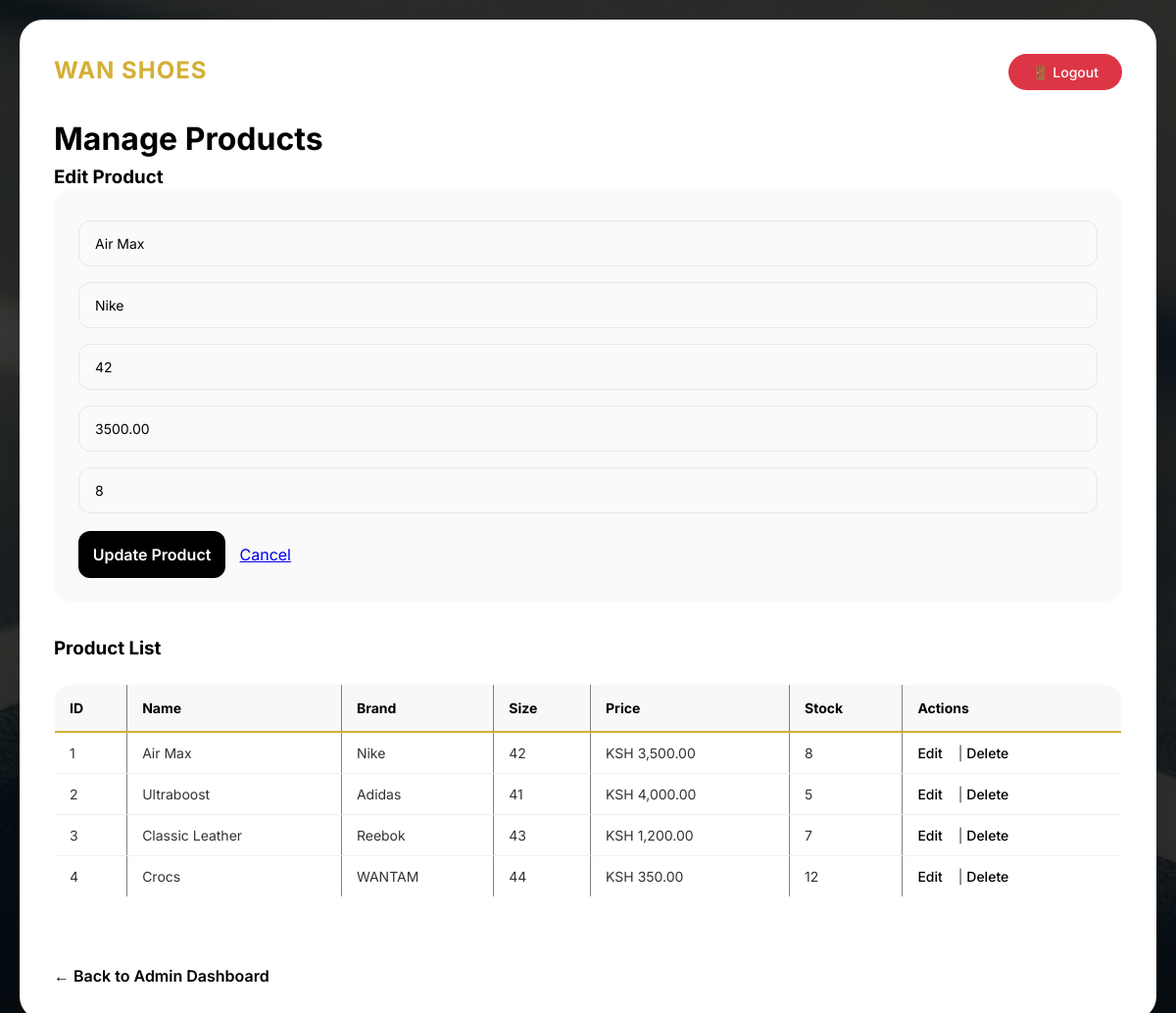
Page /products/products.php?edit=1 (signed in) on the committed database.
### tables this page shows
CREATE TABLE `products` (
  `product_id` int(11) NOT NULL,
  `name` varchar(100) NOT NULL,
  `brand` varchar(50) NOT NULL,
  `size` int(11) NOT NULL,
  `price` decimal(10,2) NOT NULL,
  `stock_quantity` int(11) NOT NULL DEFAULT 0
);

### products/products.php (the view, shortened to what this page needs)
<?php
$conn = mysqli_connect("localhost", "root", "", "wan_shoes_db");
$products = mysqli_query($conn, "SELECT * FROM products");
$edit_product = null;
if(isset($_GET['edit'])) {
    $id = $_GET['edit'];
    $result = mysqli_query($conn, "SELECT * FROM products WHERE product_id=$id");
    $edit_product = mysqli_fetch_assoc($result);
}
?>
<!DOCTYPE html>
<html>
<head>
    <link rel="stylesheet" href="css/style.css">
</head>
<body>
    <div class="dashboard">
        <div style="display: flex; justify-content: space-between; align-items: center; margin-bottom: 30px;">
            <div class="logo">WAN SHOES</div>
            <a href="logout.php" style="background: #dc3545; color: white; padding: 10px 24px; border-radius: 30px; text-decoration: none; font-size: 14px; font-weight: 500;">🚪 Logout</a>
        </div>
        <h1>Manage Products</h1>
        <?php if($edit_product): ?>
            <h3>Edit Product</h3>
            <form method="POST" onsubmit="return validateProduct()">
                <input type="text" id="prod_name" name="name" value="<?php echo $edit_product['name']; ?>" placeholder="Product Name" required>
                <input type="text" id="prod_brand" name="brand" value="<?php echo $edit_product['brand']; ?>" placeholder="Brand" required>
                <input type="number" id="prod_size" name="size" value="<?php echo $edit_product['size']; ?>" placeholder="Size" required>
                <input type="number" step="0.01" id="prod_price" name="price" value="<?php echo $edit_product['price']; ?>" placeholder="Price" required>
                <input type="number" id="prod_stock" name="stock" value="<?php echo $edit_product['stock_quantity']; ?>" placeholder="Stock" required>
                <button type="submit" name="update">Update Product</button>
                <a href="products.php" style="margin-left: 10px;">Cancel</a>
            </form>
        <?php endif; ?>
        <h3>Product List</h3>
        <table border="1" cellpadding="10">
            <tr>
                <th>ID</th><th>Name</th><th>Brand</th><th>Size</th><th>Price</th><th>Stock</th><th>Actions</th>
            </tr>
            <?php while($row = mysqli_fetch_assoc($products)): ?>
            <tr>
                <td><?php echo $row['product_id']; ?></td>
                <td><?php echo $row['name']; ?></td>
                <td><?php echo $row['brand']; ?></td>
                <td><?php echo $row['size']; ?></td>
                <td>KSH <?php echo number_format($row['price'], 2); ?></td>
                <td><?php echo $row['stock_quantity']; ?></td>
                <td><a href="?edit=<?php echo $row['product_id']; ?>">Edit</a> | <a href="?delete=<?php echo $row['product_id']; ?>" onclick="return confirmDelete('<?php echo $row['name']; ?>')">Delete</a></td>
            </tr>
            <?php endwhile; ?>
        </table>
        <br>
        <?php if($_SESSION['role'] == 'admin'): ?>
            <a href="admin.php" class="back-link">← Back to Admin Dashboard</a>
        <?php else: ?>
            <a href="dashboard.php" class="back-link">← Back to Employee Dashboard</a>
        <?php endif; ?>
    </div>
</body>
</html>

### css/style.css (style rules this page uses)
* { margin: 0; padding: 0; box-sizing: border-box; }
body { font-family: 'Inter', 'Segoe UI', Tahoma, Geneva, Verdana, sans-serif; background: linear-gradient(rgba(0, 0, 0, 0.7), rgba(0, 0, 0, 0.7)), url('../images/bg.jpg'); background-size: cover; background-position: center; background-repeat: no-repeat; background-attachment: fixed; min-height: 100vh; display: flex; justify-content: center; align-items: center; padding: 20px; }
input, select { width: 100%; padding: 14px 16px; margin: 10px 0; border: 1.5px solid #e8e8e8; border-radius: 12px; font-size: 14px; transition: all 0.3s ease; background: #fafafa; font-family: inherit; }
button { width: 100%; padding: 14px; background: #000000; color: white; border: none; border-radius: 12px; cursor: pointer; font-size: 16px; font-weight: 600; transition: all 0.3s ease; margin-top: 15px; font-family: inherit; }
.dashboard { background: #ffffff; border-radius: 24px; padding: 35px; max-width: 1300px; width: 100%; margin: 0 auto; box-shadow: 0 25px 50px rgba(0, 0, 0, 0.15); animation: fadeIn 0.5s ease; }
.dashboard .logo { font-size: 24px; font-weight: 700; color: #d4af37; margin-bottom: 5px; letter-spacing: 1px; }
.dashboard h1 { color: #000000; font-size: 32px; font-weight: 700; margin-bottom: 8px; }
table { width: 100%; border-collapse: collapse; margin: 25px 0; font-size: 14px; border-radius: 16px; overflow: hidden; }
th { background: #f8f8f8; color: #000000; padding: 15px; text-align: left; font-weight: 700; border-bottom: 2px solid #d4af37; }
td { padding: 12px 15px; border-bottom: 1px solid #efefef; color: #333333; }
td a { color: #000000; text-decoration: none; margin-right: 12px; font-weight: 500; transition: color 0.2s; }
.dashboard form { background: #fafafa; padding: 25px; border-radius: 20px; margin-bottom: 35px; }
.dashboard form input, .dashboard form select { margin: 8px 0; }
.dashboard form button { width: auto; min-width: 150px; margin-top: 10px; }
.back-link { display: inline-block; margin-top: 25px; color: #000000; text-decoration: none; font-weight: 600; transition: color 0.2s; }

### rows in the picture
products: name "Air Max", brand "Nike", size "42", price "3500.00", stock "8", product_id "1", price "3,500.00", stock_quantity "8"
products: product_id "2", name "Ultraboost", brand "Adidas", size "41", price "4,000.00", stock_quantity "5"
products: product_id "3", name "Classic Leather", brand "Reebok", size "43", price "1,200.00", stock_quantity "7"
products: product_id "4", name "Crocs", brand "WANTAM", size "44", price "350.00", stock_quantity "12"
